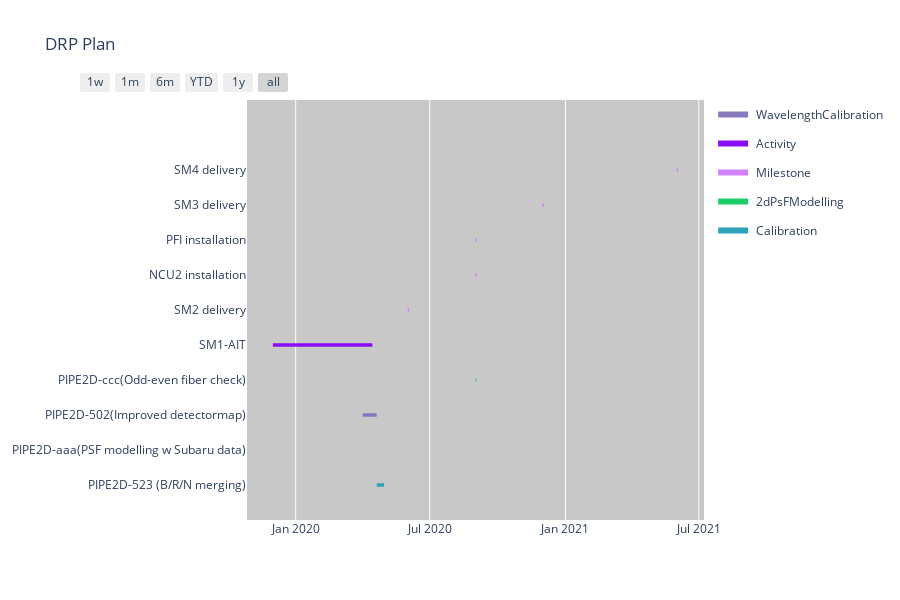

The code cell stored with this chart in its notebook:
### Code cell
import plotly.figure_factory as ff
import pandas as pd
import random

df = pd.read_csv('drp-plan.csv')

random.seed(123)
numUniqueCategories = len(df.Category.unique())
catColors = ["#%06x" % random.randint(0, 0xFFFFFF) for i in range(numUniqueCategories)] 

fig = ff.create_gantt(df, colors=catColors, index_col='Category',
                      show_colorbar=True, bar_width=0.05, showgrid_x=True, showgrid_y=False, title="DRP Plan")
fig.update_layout(plot_bgcolor='rgb(200,200,200)')
fig.show()

### Figure 1 — Plotly figure (JSON) as saved in the notebook; plotly's stock layout.template omitted (floating-point values rounded to 4 significant figures)
{"data": [{"fill": "toself", "fillcolor": "rgb(136, 121, 189)", "hoverinfo": "name", "legendgroup": "rgb(136, 121, 189)", "mode": "none", "name": " WavelengthCalibration", "showlegend": true, "type": "scatter", "x": [" 2020-04-01", " 2020-04-20", " 2020-04-20", " 2020-04-01"], "y": [1.95, 1.95, 2.05, 2.05]}, {"fill": "toself", "fillcolor": "rgb(137, 12, 251)", "hoverinfo": "name", "legendgroup": "rgb(137, 12, 251)", "mode": "none", "name": " Activity", "showlegend": true, "type": "scatter", "x": [" 2019-12-01", " 2020-04-14", " 2020-04-14", " 2019-12-01"], "y": [3.95, 3.95, 4.05, 4.05]}, {"fill": "toself", "fillcolor": "rgb(208, 129, 254)", "hoverinfo": "name", "legendgroup": "rgb(208, 129, 254)", "mode": "none", "name": " Milestone", "showlegend": true, "type": "scatter", "x": [" 2020-06-01", " 2020-06-03", " 2020-06-03", " 2020-06-01", " 2020-06-01", " 2020-09-01", " 2020-09-03", " 2020-09-03", " 2020-09-01", " 2020-09-01", " 2020-09-01", " 2020-09-03", " 2020-09-03", " 2020-09-01", " 2020-09-01", " 2020-12-01", " 2020-12-03", " 2020-12-03", " 2020-12-01", " 2020-12-01", " 2021-06-01", " 2021-06-03", " 2021-06-03", " 2021-06-01"], "y": [4.95, 4.95, 5.05, 5.05, null, 5.95, 5.95, 6.05, 6.05, null, 6.95, 6.95, 7.05, 7.05, null, 7.95, 7.95, 8.05, 8.05, null, 8.95, 8.95, 9.05, 9.05]}, {"fill": "toself", "fillcolor": "rgb(26, 207, 102)", "hoverinfo": "name", "legendgroup": "rgb(26, 207, 102)", "mode": "none", "name": " 2dPsFModelling", "showlegend": true, "type": "scatter", "x": [" 2020-04-30", " 2020-04-30", " 2020-04-30", " 2020-04-30"], "y": [0.95, 0.95, 1.05, 1.05]}, {"fill": "toself", "fillcolor": "rgb(44, 163, 187)", "hoverinfo": "name", "legendgroup": "rgb(44, 163, 187)", "mode": "none", "name": " Calibration", "showlegend": true, "type": "scatter", "x": [" 2020-04-20", " 2020-04-30", " 2020-04-30", " 2020-04-20", " 2020-04-20", " 2020-09-01", " 2020-09-02", " 2020-09-02", " 2020-09-01"], "y": [-0.05, -0.05, 0.05, 0.05, null, 2.95, 2.95, 3.05, 3.05]}, {"legendgroup": "rgb(136, 121, 189)", "marker": {"color": "rgb(136, 121, 189)", "opacity": 0, "size": 1}, "mode": "markers", "name": "", "showlegend": false, "text": [null, null], "type": "scatter", "x": [" 2020-04-01", " 2020-04-20"], "y": [2, 2]}, {"legendgroup": "rgb(137, 12, 251)", "marker": {"color": "rgb(137, 12, 251)", "opacity": 0, "size": 1}, "mode": "markers", "name": "", "showlegend": false, "text": [null, null], "type": "scatter", "x": [" 2019-12-01", " 2020-04-14"], "y": [4, 4]}, {"legendgroup": "rgb(208, 129, 254)", "marker": {"color": "rgb(208, 129, 254)", "opacity": 0, "size": 1}, "mode": "markers", "name": "", "showlegend": false, "text": [null, null, null, null, null, null, null, null, null, null], "type": "scatter", "x": [" 2020-06-01", " 2020-06-03", " 2020-09-01", " 2020-09-03", " 2020-09-01", " 2020-09-03", " 2020-12-01", " 2020-12-03", " 2021-06-01", " 2021-06-03"], "y": [5, 5, 6, 6, 7, 7, 8, 8, 9, 9]}, {"legendgroup": "rgb(26, 207, 102)", "marker": {"color": "rgb(26, 207, 102)", "opacity": 0, "size": 1}, "mode": "markers", "name": "", "showlegend": false, "text": [null, null], "type": "scatter", "x": [" 2020-04-30", " 2020-04-30"], "y": [1, 1]}, {"legendgroup": "rgb(44, 163, 187)", "marker": {"color": "rgb(44, 163, 187)", "opacity": 0, "size": 1}, "mode": "markers", "name": "", "showlegend": false, "text": [null, null, null, null], "type": "scatter", "x": [" 2020-04-20", " 2020-04-30", " 2020-09-01", " 2020-09-02"], "y": [0, 0, 3, 3]}], "layout": {"height": 600, "hovermode": "closest", "plot_bgcolor": "rgb(200,200,200)", "showlegend": true, "title": {"text": "DRP Plan"}, "xaxis": {"rangeselector": {"buttons": [{"count": 7, "label": "1w", "step": "day", "stepmode": "backward"}, {"count": 1, "label": "1m", "step": "month", "stepmode": "backward"}, {"count": 6, "label": "6m", "step": "month", "stepmode": "backward"}, {"count": 1, "label": "YTD", "step": "year", "stepmode": "todate"}, {"count": 1, "label": "1y", "step": "year", "stepmode": "backward"}, {"step": "all"}]}, "showgrid": true, "type": "date", "zeroline": false}, "yaxis": {"autorange": false, "range": [-1, 11], "showgrid": false, "ticktext": ["PIPE2D-523 (B/R/N merging)", "PIPE2D-aaa(PSF modelling w Subaru data)", "PIPE2D-502(Improved detectormap)", "PIPE2D-ccc(Odd-even fiber check)", "SM1-AIT", "SM2 delivery", "NCU2 installation", "PFI installation", "SM3 delivery", "SM4 delivery"], "tickvals": [0, 1, 2, 3, 4, 5, 6, 7, 8, 9], "zeroline": false}}}
